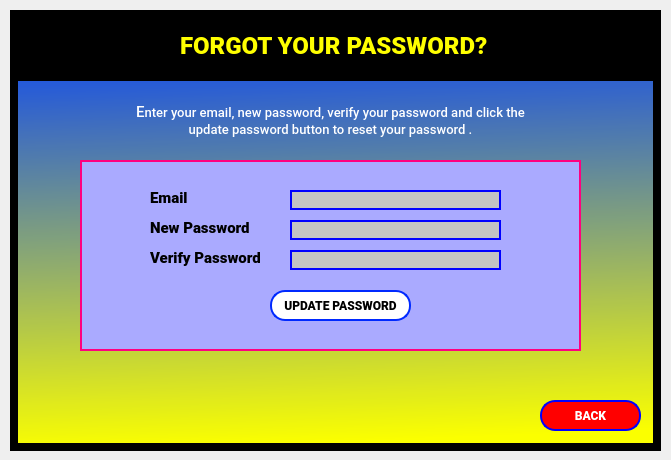
<?xml version="1.0" encoding="UTF-8"?>
<ui version="4.0">
 <class>adminForgotPasswordScreen_Dialog</class>
 <widget class="QDialog" name="adminForgotPasswordScreen_Dialog">
  <property name="geometry">
   <rect>
    <x>0</x>
    <y>0</y>
    <width>671</width>
    <height>460</height>
   </rect>
  </property>
  <property name="windowTitle">
   <string>Dialog</string>
  </property>
  <widget class="QWidget" name="adminForgotPScreen" native="true">
   <property name="geometry">
    <rect>
     <x>10</x>
     <y>10</y>
     <width>651</width>
     <height>441</height>
    </rect>
   </property>
   <property name="styleSheet">
    <string notr="true">border: 8px solid black;
background-color:qlineargradient(spread:pad, x1:0.0511364, y1:1, x2:0, y2:0, stop:0 rgba(251, 255, 0, 255), stop:0.98 rgba(0, 61, 255, 255), stop:1 rgba(0, 0, 0, 0));
</string>
   </property>
   <widget class="QLabel" name="forgotPassword_label">
    <property name="geometry">
     <rect>
      <x>170</x>
      <y>10</y>
      <width>341</width>
      <height>51</height>
     </rect>
    </property>
    <property name="styleSheet">
     <string notr="true">font-family: Roboto;
font-style: normal;
font-weight: 900;
font-size: 24px;
border: none;
background-color: none;
color: yellow;
</string>
    </property>
    <property name="text">
     <string>FORGOT YOUR PASSWORD?</string>
    </property>
   </widget>
   <widget class="QPushButton" name="updatePasswordBtn">
    <property name="geometry">
     <rect>
      <x>260</x>
      <y>280</y>
      <width>141</width>
      <height>31</height>
     </rect>
    </property>
    <property name="styleSheet">
     <string notr="true">background: #FFFFFF;
border: 2px solid #0029FF;
box-sizing: border-box;
border-radius: 15px;
font-family: Roboto;
font-style: normal;
font-weight: 900;
font-size: 12px;
text-align: center;</string>
    </property>
    <property name="text">
     <string>UPDATE PASSWORD</string>
    </property>
   </widget>
   <widget class="QLineEdit" name="email_txt">
    <property name="geometry">
     <rect>
      <x>280</x>
      <y>180</y>
      <width>211</width>
      <height>20</height>
     </rect>
    </property>
    <property name="styleSheet">
     <string notr="true">background: #C4C4C4;
border: 2px solid blue;</string>
    </property>
   </widget>
   <widget class="QLineEdit" name="newPassword_txt">
    <property name="geometry">
     <rect>
      <x>280</x>
      <y>210</y>
      <width>211</width>
      <height>20</height>
     </rect>
    </property>
    <property name="styleSheet">
     <string notr="true">background: #C4C4C4;
border: 2px solid blue;</string>
    </property>
   </widget>
   <widget class="QLabel" name="email_label">
    <property name="geometry">
     <rect>
      <x>140</x>
      <y>180</y>
      <width>51</width>
      <height>16</height>
     </rect>
    </property>
    <property name="styleSheet">
     <string notr="true">font-family: Roboto;
font-style: normal;
font-weight: 900;
font-size: 15px;
text-align: center;
color: #000000;
border: none;
background-color: none;</string>
    </property>
    <property name="text">
     <string>Email</string>
    </property>
   </widget>
   <widget class="QLabel" name="newPassword_label">
    <property name="geometry">
     <rect>
      <x>140</x>
      <y>210</y>
      <width>111</width>
      <height>16</height>
     </rect>
    </property>
    <property name="styleSheet">
     <string notr="true">font-family: Roboto;
font-style: normal;
font-weight: 900;
font-size: 15px;
text-align: center;
color: #000000;
border: none;
background-color: none;</string>
    </property>
    <property name="text">
     <string>New Password</string>
    </property>
   </widget>
   <widget class="QLabel" name="resetPasswordInstruction_label">
    <property name="geometry">
     <rect>
      <x>90</x>
      <y>80</y>
      <width>461</width>
      <height>61</height>
     </rect>
    </property>
    <property name="styleSheet">
     <string notr="true">font-family: Roboto;
font-style: normal;
font-weight: 500;
font-size: 10px;
text-align: center;
border: none;
background-color: none;
color: white;


</string>
    </property>
    <property name="text">
     <string>&lt;html&gt;&lt;head/&gt;&lt;body&gt;&lt;p align=&quot;center&quot;&gt;&lt;span style=&quot; font-size:11pt;&quot;&gt;E&lt;/span&gt;&lt;span style=&quot; font-size:10pt;&quot;&gt;nter your email, new password, verify your password and click the&lt;br/&gt;update password button to reset your password .&lt;/span&gt;&lt;/p&gt;&lt;/body&gt;&lt;/html&gt;</string>
    </property>
   </widget>
   <widget class="QLabel" name="verifyPassword_label">
    <property name="geometry">
     <rect>
      <x>140</x>
      <y>240</y>
      <width>131</width>
      <height>16</height>
     </rect>
    </property>
    <property name="styleSheet">
     <string notr="true">font-family: Roboto;
font-style: normal;
font-weight: 900;
font-size: 15px;
text-align: center;
color: #000000;
border: none;
background-color: none;</string>
    </property>
    <property name="text">
     <string>Verify Password</string>
    </property>
   </widget>
   <widget class="QLineEdit" name="verifyPassword_txt">
    <property name="geometry">
     <rect>
      <x>280</x>
      <y>240</y>
      <width>211</width>
      <height>20</height>
     </rect>
    </property>
    <property name="styleSheet">
     <string notr="true">background: #C4C4C4;
border: 2px solid blue;</string>
    </property>
   </widget>
   <widget class="QPushButton" name="backToLoginBtn">
    <property name="geometry">
     <rect>
      <x>530</x>
      <y>390</y>
      <width>101</width>
      <height>31</height>
     </rect>
    </property>
    <property name="styleSheet">
     <string notr="true">background:red;
border: 2px solid blue;
box-sizing: border-box;
border-radius: 15px;
font-family: Roboto;
font-style: normal;
font-weight: 900;
font-size: 12px;
text-align: center;
color: white;</string>
    </property>
    <property name="text">
     <string>BACK</string>
    </property>
   </widget>
   <widget class="QLabel" name="label">
    <property name="geometry">
     <rect>
      <x>70</x>
      <y>150</y>
      <width>501</width>
      <height>191</height>
     </rect>
    </property>
    <property name="styleSheet">
     <string notr="true">background-color: rgb(170, 170, 255);
border: 2px solid rgb(255, 0, 127);

</string>
    </property>
    <property name="text">
     <string/>
    </property>
   </widget>
   <widget class="QLabel" name="label_2">
    <property name="geometry">
     <rect>
      <x>0</x>
      <y>0</y>
      <width>651</width>
      <height>71</height>
     </rect>
    </property>
    <property name="styleSheet">
     <string notr="true">background-color: black;
border-bottom: 2px solid black;</string>
    </property>
    <property name="text">
     <string>TextLabel</string>
    </property>
   </widget>
   <widget class="QLabel" name="forgetPasswordImg">
    <property name="geometry">
     <rect>
      <x>-10</x>
      <y>340</y>
      <width>271</width>
      <height>101</height>
     </rect>
    </property>
    <property name="styleSheet">
     <string notr="true">background-color: none;
border: none;</string>
    </property>
    <property name="text">
     <string/>
    </property>
    <property name="pixmap">
     <pixmap>../Sketch imgs/forgetPassword.png</pixmap>
    </property>
    <property name="scaledContents">
     <bool>true</bool>
    </property>
   </widget>
   <widget class="QLabel" name="logo">
    <property name="geometry">
     <rect>
      <x>40</x>
      <y>0</y>
      <width>71</width>
      <height>71</height>
     </rect>
    </property>
    <property name="styleSheet">
     <string notr="true">background-color: none;
border: none;
padding: 5px 3px;</string>
    </property>
    <property name="text">
     <string/>
    </property>
    <property name="pixmap">
     <pixmap>../Sketch imgs/official-taxi-logo.png</pixmap>
    </property>
    <property name="scaledContents">
     <bool>true</bool>
    </property>
   </widget>
   <zorder>label_2</zorder>
   <zorder>label</zorder>
   <zorder>forgotPassword_label</zorder>
   <zorder>updatePasswordBtn</zorder>
   <zorder>email_txt</zorder>
   <zorder>newPassword_txt</zorder>
   <zorder>email_label</zorder>
   <zorder>newPassword_label</zorder>
   <zorder>resetPasswordInstruction_label</zorder>
   <zorder>verifyPassword_label</zorder>
   <zorder>verifyPassword_txt</zorder>
   <zorder>backToLoginBtn</zorder>
   <zorder>forgetPasswordImg</zorder>
   <zorder>logo</zorder>
  </widget>
 </widget>
 <resources/>
 <connections/>
</ui>
